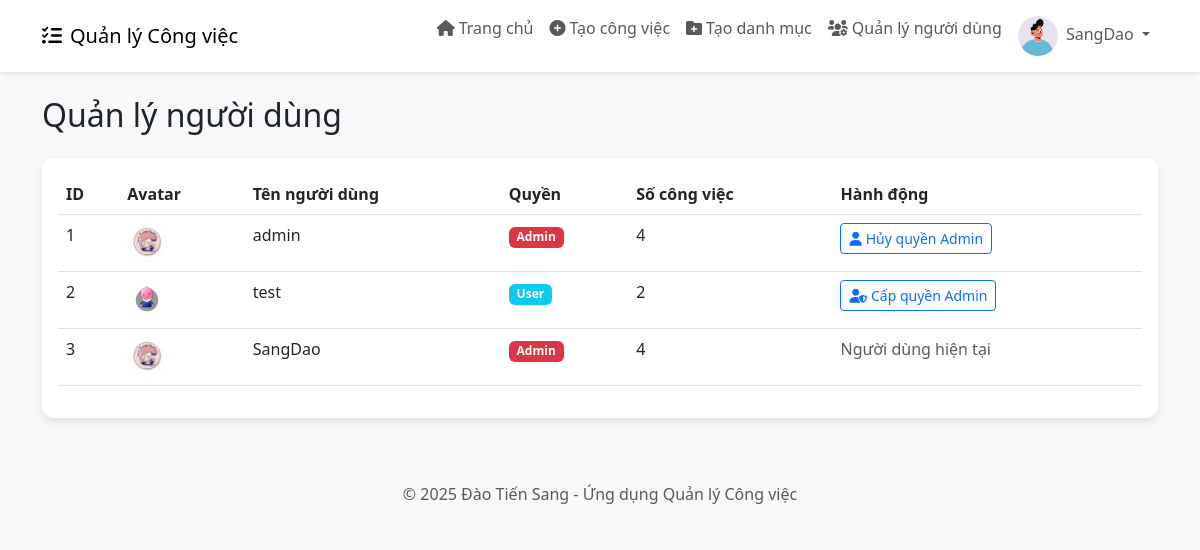
The app's page /admin/users (signed in) with its own data.
### app.py (models this page shows)
class User(db.Model):
    id = db.Column(db.Integer, primary_key=True)
    username = db.Column(db.String(80), unique=True, nullable=False)
    password = db.Column(db.String(200), nullable=False)
    avatar = db.Column(db.String(200), nullable=True, default='default-avatar.png')
    is_admin = db.Column(db.Boolean, default=False)
    tasks = db.relationship('Task', backref='user', lazy=True)

### app.py (the view)
@app.route('/admin/users')
def admin_users():
    if 'user_id' not in session or not session.get('is_admin'):
        return redirect(url_for('login'))
    users = User.query.all()
    return render_template('admin_users.html', users=users)

### templates/admin_users.html
{% extends 'base.html' %}
{% block content %}
<h2 class="mb-4">Quản lý người dùng</h2>
<div class="card">
    <div class="card-body">
        <div class="table-responsive">
            <table class="table table-hover">
                <thead>
                    <tr>
                        <th>ID</th>
                        <th>Avatar</th>
                        <th>Tên người dùng</th>
                        <th>Quyền</th>
                        <th>Số công việc</th>
                        <th>Hành động</th>
                    </tr>
                </thead>
                <tbody>
                    {% for user in users %}
                    <tr>
                        <td>{{ user.id }}</td>
                        <td>
                            <img src="{{ url_for('static', filename='uploads/' + user.avatar) }}" alt="Avatar" class="avatar-circle">
                        </td>
                        <td>{{ user.username }}</td>
                        <td>
                            {% if user.is_admin %}
                            <span class="badge bg-danger">Admin</span>
                            {% else %}
                            <span class="badge bg-info">User</span>
                            {% endif %}
                        </td>
                        <td>{{ user.tasks|length }}</td>
                        <td>
                            {% if user.id != session['user_id'] %}
                            <a href="{{ url_for('toggle_admin', user_id=user.id) }}" class="btn btn-sm btn-outline-primary">
                                {% if user.is_admin %}
                                <i class="fas fa-user me-1"></i>Hủy quyền Admin
                                {% else %}
                                <i class="fas fa-user-shield me-1"></i>Cấp quyền Admin
                                {% endif %}
                            </a>
                            {% else %}
                            <span class="text-muted">Người dùng hiện tại</span>
                            {% endif %}
                        </td>
                    </tr>
                    {% endfor %}
                </tbody>
            </table>
        </div>
    </div>
</div>
{% endblock %}

### templates/base.html (shortened to what this page needs)
<!DOCTYPE html>
<html lang="vi">
<head>
    <link href="https://cdn.jsdelivr.net/npm/bootstrap@5.3.0-alpha1/dist/css/bootstrap.min.css" rel="stylesheet">
    <link rel="stylesheet" href="https://cdnjs.cloudflare.com/ajax/libs/font-awesome/6.0.0/css/all.min.css">
</head>
<body>
    {% if 'user_id' in session %}
    <nav class="navbar navbar-expand-lg navbar-light bg-white mb-4">
        <div class="container">
            <a class="navbar-brand" href="{{ url_for('dashboard') }}">
                <i class="fas fa-tasks me-2"></i>Quản lý Công việc
            </a>
            <div class="collapse navbar-collapse" id="navbarNav">
                <ul class="navbar-nav ms-auto">
                    <li class="nav-item">
                        <a class="nav-link" href="{{ url_for('dashboard') }}">
                            <i class="fas fa-home me-1"></i>Trang chủ
                        </a>
                    </li>
                    <li class="nav-item">
                        <a class="nav-link" href="{{ url_for('new_task') }}">
                            <i class="fas fa-plus-circle me-1"></i>Tạo công việc
                        </a>
                    </li>
                    {% if session.get('is_admin') %}
                    <li class="nav-item">
                        <a class="nav-link" href="{{ url_for('new_category') }}">
                            <i class="fas fa-folder-plus me-1"></i>Tạo danh mục
                        </a>
                    </li>
                    <li class="nav-item">
                        <a class="nav-link" href="{{ url_for('admin_users') }}">
                            <i class="fas fa-users-cog me-1"></i>Quản lý người dùng
                        </a>
                    </li>
                    {% endif %}
                    <li class="nav-item dropdown">
                        <a class="nav-link dropdown-toggle" href="#" id="navbarDropdown" role="button" data-bs-toggle="dropdown" aria-expanded="false">
                            <img src="{{ url_for('static', filename='uploads/' + session.get('avatar', 'default-avatar.png')) }}" alt="Avatar" class="avatar-circle me-1">
                            {{ session.get('username') }}
                        </a>
                    </li>
                </ul>
            </div>
        </div>
    </nav>
    {% endif %}
    <div class="container mt-4">
        {% block content %}{% endblock %}
    </div>
    <footer class="bg-light py-3 mt-5">
        <div class="container text-center">
            <p class="text-muted mb-0">© 2025 Đào Tiến Sang - Ứng dụng Quản lý Công việc</p>
        </div>
    </footer>
</body>
</html>

### templates/base.html (style rules this page uses)
body { background-color: #f8f9fa; font-family: 'Segoe UI', Tahoma, Geneva, Verdana, sans-serif; }
.navbar { box-shadow: 0 2px 4px rgba(0, 0, 0, 0.1); }
.card { border: none; border-radius: 12px; box-shadow: 0 4px 8px rgba(0, 0, 0, 0.1); transition: transform 0.3s ease, box-shadow 0.3s ease; margin-bottom: 20px; }
.avatar-circle { width: 40px; height: 40px; border-radius: 50%; object-fit: cover; }

### records on screen
User: get "SangDao", id "3", avatar (picture), username "SangDao", is_admin "Admin", tasks|length "4", shows "Người dùng hiện tại"
User: id "1", avatar (picture), username "admin", is_admin "Admin", tasks|length "4"
User: id "2", avatar (picture), username "test", is_admin "User", tasks|length "2"
